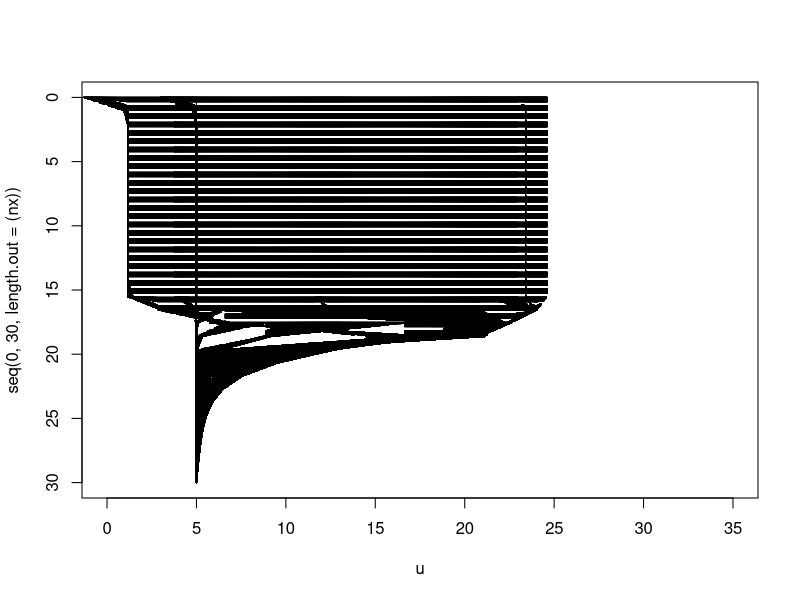
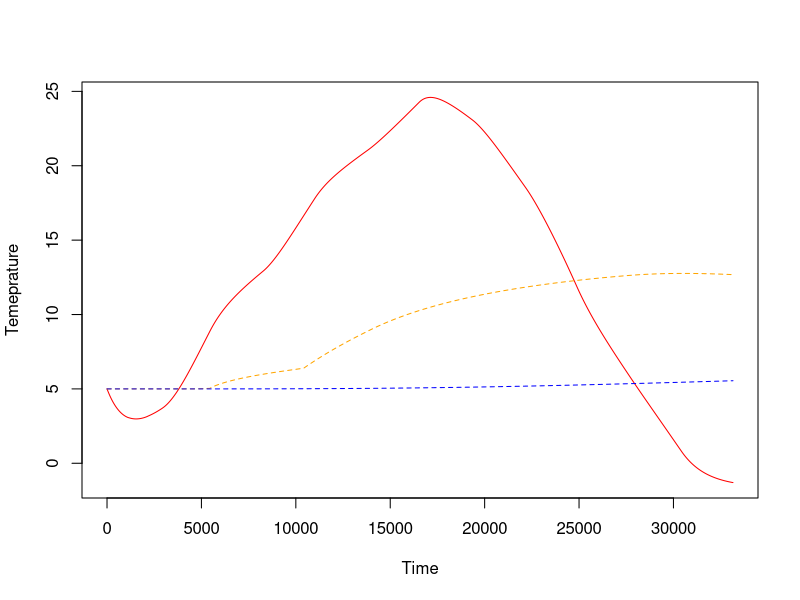

These figures' R source, in order:
#!/usr/bin/env python3
# -*- coding: utf-8 -*-

#' Created on Thu Aug 19 11:29:34 2021
#' 
#' @author: robert
#' @email: rladwig2@wisc.edu
#' 
#' temperature equation as Tt = 1/A K Tzz
#' code is based on 12 steps to Navier-Stokes by (c) Lorena A. Barba, Gilbert F. Forsyth 2017.
#' eddy diffusivity is estimated from buoyancy frequency according to Hondzo and Stefan (1993)
#' 
#' Mixing dynamics code is taken from Herb & Stefan (2004) Temperature stratification and Mixing 
#' Dynamics in a Shallow Lake with Submersed Macrophytes. Lake & Reservoir Management
#' https://www.tandfonline.com/doi/pdf/10.1080/07438140409354159


nx = 30
dx = 2 / (nx - 1)
days = 365*1
nt = 86400 * days    #the number of timesteps we want to calculate
nu = 1e-6 #the value of viscosity
sigma = .2 #sigma is a parameter, we'll learn more about it later
dt = sigma * dx**2 / max(nu) #dt is defined using sigma ... more later!
# dt = 1 
dx = 1.03

# area and depth values of our lake 
area = seq(-1e2,0, length.out = nx) * (-1)
depth = seq(0,nx, length.out = nx)

calc_dens <-function(wtemp){
  dens = 999.842594 + (6.793952 * 1e-2 * wtemp) - (9.095290 * 1e-3 *wtemp**2) + 
    (1.001685 * 1e-4 * wtemp**3) - (1.120083 * 1e-6* wtemp**4) + 
    (6.536336 * 1e-9 * wtemp**5)
  return(dens)
}

# here we define our initial profile
u = rep(1,max(nx))  * 5#10    
# u[(0):(10)] = 7

rho = calc_dens(u)

# this is our attempt for turbulence closure, estimating eddy diffusivity
eddy_diffusivity <-function(rho, depth, g, rho_0){
  buoy = rep(1, length(nx)) * 7e-5
  for (i in seq(1, nx-1)){#range(0, nx - 1):
    buoy[i] = sqrt( abs(rho[i+1] - rho[i]) / (depth[i+1] - depth[i]) * g/rho_0 )
  }
  
  low_values_flags = buoy < 7e-5  # Where values are low
  buoy[low_values_flags] = 7e-5
  
  kz = 0.00706 *( 3.8 * 1e1)**(0.56) * (buoy)**(-0.43)
  return(kz)
}

kz = eddy_diffusivity(rho, depth, 9.81, 998.2) / 86400# 1e4

# plot initial profile
plot( u, seq(0, 30, length.out=(nx)),  
      ylim = rev(range(seq(0, 30, length.out=(nx)))), xlim = c(0,35), type ='l');
# lines( u, seq(0, 30, length.out=(nx)),  
       # ylim = rev(range(seq(0, 30, length.out=(nx)))) );

# atmospheric boundary conditions
bc =c(seq(0,350, length.out = 43200) ,seq(350,0, length.out=43200)) 
bc.approx = approxfun(x = seq(1,86400), y = bc, method = "linear", rule = 2)
# linearize bc to get bigger time steps

bound <- matrix(c(seq(1,12,1),
                  169, 274, 414, 552, 651, 684, 642, 537, 397, 259, 160, 127,
                  8.3, 9., 13.5,13.9,21.8,24.7,29.4,26.6,24.9,15.,9.7,6.6,
                  2.8,3.3,4.9,4.,5.3,7.8,11.8,11.5,7.7,6.8,6.5,2.4,
                  11.6,11.7,16.4,15.6,16.6,16.7,12.7,11.7,14.,12.9,14.8,11.6), nrow = 12, byrow = FALSE)
bound <- as.data.frame(bound)
colnames(bound) <- c('Month','Jsw','Tair','Dew','vW')
bound$Uw <- 19.0 + 0.95 * (bound$vW * 1000/3600)^2 # function to calculate wind shear stress (and transforming wind speed from km/h to m/s)
bound$vW <- bound$vW * 1000/3600
bound$Day <- cumsum(c(1,31,28,31,30,31,30,31,31,30,31,30))

Jsw <- approxfun(x = bound$Day * 24 * 3600, y = bound$Jsw, method = "linear", rule = 2)
Tair <- approxfun(x = bound$Day* 24 * 3600, y = bound$Tair, method = "linear", rule = 2)
Dew <- approxfun(x = bound$Day* 24 * 3600, y = bound$Dew, method = "linear", rule = 2)
Uw <- approxfun(x = bound$Day* 24 * 3600, y = bound$Uw, method = "linear", rule = 2)
vW <- approxfun(x = bound$Day* 24 * 3600, y = bound$vW, method = "linear", rule = 2)

Rl <- 0.3
Acoeff <- 0.6 # coefficient between 0.5 - 0.7
sigma <- 11.7 * 10^(-8) # cal / (cm2 d K4) or: 4.9 * 10^(-3) # Stefan-Boltzmann constant in [J (m2 d K4)-1]
eps <- 0.97 # emissivity of water
rho <- 0.9982 # density (g per cm3)
cp <- 0.99 # specific heat (cal per gram per deg C)
c1 <- 0.47 # Bowen's coefficient
a <- 7 # constant
c <- 9e4 # empirical constant
g <- 9.81  # gravity (m/s2)

reflect <- 0.6 # fraction of reflected solar radiation
infra = 0.3 # fraction infrared radiation
kd = 0.2 # light attenuation coefficient
km = 0.4 # specific light attenuation coefficient for macrophytes
P = 0 # macrophyte biomass per unit volume in gDW m-3

um <- c()
# modeling code
for (n in 1:floor(nt/dt)){  #iterate through time
  un = u ##copy the existing values of u into un
  kz = eddy_diffusivity(calc_dens(un), depth, 9.81, 998.2) / 86400#1e4
  kzn = kz     # u[0] = un[0] + 1/area[0] * kzn[0] * dt / dx**3 * (2 * un[0] - 5 * un[0+1] + 4 * un[0+2] - un[0+3]) + bc[n]/(depth[0+1]-depth[0]) * 1/(4181 * calc_dens(un[0]))
  # u[0] = un[0] + bc[n]/(depth[0+1]-depth[0]) * 1/(4181 * calc_dens(un[0]) * area[0])
  eair <- (4.596 * exp((17.27 * Dew(n * dt)) / (237.3 + Dew(n * dt)))) # air vapor pressure
  esat <- 4.596 * exp((17.27 * Tair(n * dt)) / (237.3 + Tair(n * dt))) # saturation vapor pressure
  RH <- eair/esat *100 # relative humidity
  es <- 4.596 * exp((17.27 * u[1])/ (273.3+u[1]))
  Q <- (Jsw(n * dt) + 
          (sigma * (Tair(n * dt) + 273)^4 * (Acoeff + 0.031 * sqrt(eair)) * (1 - Rl)) - # longwave radiation into the lake
    (eps * sigma * (u[1] + 273)^4)  - # backscattering longwave radiation from the lake
    (c1 * Uw(n * dt) * (u[1] - Tair(n * dt))) - # convection
    (Uw(n * dt) * ((es) - (eair))) ) # evaporation
  
  H = (1- reflect) * (1- infra) * Jsw(n * dt) * exp(-(kd + km * P) *seq(1,nx)) 
  
  u[1] = un[1] + 1/area[1] * kzn[1] * dt / dx**2 *  (un[2] - un[1]) + 
     Q * area[1]/(4181 * calc_dens(un[1]) ) +
     H[1] * 1/(4181 * calc_dens(un[1]) ) #* area[0]) bc.approx(n*dt)/(depth[1+1]-depth[1])
  # u[nx] = un[nx] + 1/area[nx] * kzn[nx] * dt / dx**3 * (2 * un[dx] - 5 * un[dx-1] + 4 * un[dx-2] - un[dx-3])
  for (i in 2:(nx-1)){
    u[i] = un[i] + 1/area[i] *# (area[i]-area[i+1])/(depth[i+1]-depth[i]) * 
      kzn[i] * dt / dx**2 * (un[i+1] - 2 * un[i] + un[i-1]) +
      H[i] * 1/(4181 * calc_dens(un[i]) )
  }
  
  Zcv <- seq(1, nx) %*% area / sum(area)
  KE = Uw(n * dt) *  vW(n * dt) * dt
  maxdep = 1
  for (dep in 1:(nx)){
    if (dep == 1){
      # PE = seq(1,nx)[dep] * g * ( seq(1,nx)[dep+1] - Zcv) * (
        # calc_dens(un[dep+1]) - calc_dens(un[dep]))
      PE = abs(g/area[1] *  ( seq(1,nx)[dep] - Zcv) * area[dep] * calc_dens(un[dep]) * 1 )
    } else {
      PEprior = PE
      # PE = seq(1,nx)[dep] * g * ( seq(1,nx)[dep+1] - Zcv) * (
        # calc_dens(un[dep+1]) - calc_dens(un[dep])) + PEprior
      PE = abs(g/area[1] *  ( seq(1,nx)[dep] - Zcv) * area[dep] * calc_dens(un[dep]) * 1 +
        PEprior)
      # PE = abs(g/area[1] *  ( seq(1,nx)[1:dep] - Zcv) * area[1:dep] * calc_dens(un[1:dep]) + seq(1,nx)[1:dep])
    }
    # PE = abs(g/area[1] *  ( seq(1,nx)[1:dep] - Zcv) * area[1:dep] * calc_dens(un[1:dep]) + seq(1,nx)[1:dep]) 
      if (PE > KE){
        maxdep = dep
        break
      }
    maxdep = dep
  }
  # if (maxdep != 1){print('mixing!')}
  u[1:maxdep] = rep(u[1],maxdep)#max(u[1:maxdep])
  
  um <- cbind(um, u)
  
  
  lines( u, seq(0, 30, length.out=(nx)),
          ylim = rev(range(seq(0, 30, length.out=(nx)))), lty = 'dashed');
}

str(um)
plot(um[1,], col = 'red', type = 'l', xlab = 'Time', ylab='Temeprature')
lines(um[20,], col = 'orange', lty = 'dashed')
lines(um[25,], col = 'blue', lty = 'dashed')
